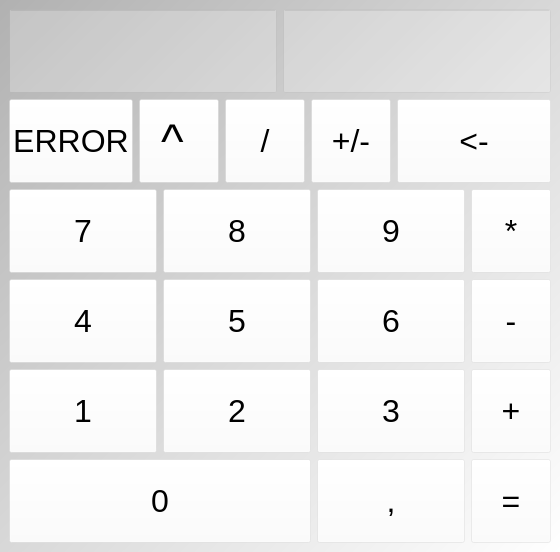
<?xml version="1.0" encoding="UTF-8"?>
<ui version="4.0">
 <class>MainWindow</class>
 <widget class="QMainWindow" name="MainWindow">
  <property name="geometry">
   <rect>
    <x>0</x>
    <y>0</y>
    <width>560</width>
    <height>552</height>
   </rect>
  </property>
  <property name="windowTitle">
   <string>MainWindow</string>
  </property>
  <property name="styleSheet">
   <string notr="true">background-color: qlineargradient(spread:pad, x1:0, y1:0, x2:1, y2:1, stop:0 rgba(177, 177, 177, 255), stop:1 rgba(255, 255, 255, 255));</string>
  </property>
  <widget class="QWidget" name="centralwidget">
   <layout class="QGridLayout" name="gridLayout">
    <item row="6" column="5">
     <widget class="QPushButton" name="mas">
      <property name="sizePolicy">
       <sizepolicy hsizetype="Minimum" vsizetype="Preferred">
        <horstretch>0</horstretch>
        <verstretch>0</verstretch>
       </sizepolicy>
      </property>
      <property name="maximumSize">
       <size>
        <width>16777215</width>
        <height>100</height>
       </size>
      </property>
      <property name="font">
       <font>
        <family>Helvetica</family>
        <pointsize>24</pointsize>
       </font>
      </property>
      <property name="styleSheet">
       <string notr="true">background-color: rgba(255, 255, 255, 61);</string>
      </property>
      <property name="text">
       <string>+</string>
      </property>
      <property name="shortcut">
       <string>+</string>
      </property>
     </widget>
    </item>
    <item row="3" column="0">
     <widget class="QPushButton" name="error_botton">
      <property name="sizePolicy">
       <sizepolicy hsizetype="Minimum" vsizetype="Preferred">
        <horstretch>0</horstretch>
        <verstretch>0</verstretch>
       </sizepolicy>
      </property>
      <property name="maximumSize">
       <size>
        <width>16777215</width>
        <height>100</height>
       </size>
      </property>
      <property name="font">
       <font>
        <family>Helvetica</family>
        <pointsize>24</pointsize>
       </font>
      </property>
      <property name="styleSheet">
       <string notr="true">background-color: rgba(255, 255, 255, 61);</string>
      </property>
      <property name="text">
       <string>ERROR</string>
      </property>
      <property name="shortcut">
       <string>Space</string>
      </property>
      <property name="checkable">
       <bool>true</bool>
      </property>
     </widget>
    </item>
    <item row="4" column="5">
     <widget class="QPushButton" name="multiplicacion">
      <property name="sizePolicy">
       <sizepolicy hsizetype="Minimum" vsizetype="Preferred">
        <horstretch>0</horstretch>
        <verstretch>0</verstretch>
       </sizepolicy>
      </property>
      <property name="maximumSize">
       <size>
        <width>16777215</width>
        <height>100</height>
       </size>
      </property>
      <property name="font">
       <font>
        <family>Helvetica</family>
        <pointsize>24</pointsize>
       </font>
      </property>
      <property name="styleSheet">
       <string notr="true">background-color: rgba(255, 255, 255, 61);</string>
      </property>
      <property name="text">
       <string>*</string>
      </property>
      <property name="shortcut">
       <string>*</string>
      </property>
     </widget>
    </item>
    <item row="3" column="2">
     <widget class="QPushButton" name="division">
      <property name="sizePolicy">
       <sizepolicy hsizetype="Minimum" vsizetype="Preferred">
        <horstretch>0</horstretch>
        <verstretch>0</verstretch>
       </sizepolicy>
      </property>
      <property name="maximumSize">
       <size>
        <width>16777215</width>
        <height>100</height>
       </size>
      </property>
      <property name="font">
       <font>
        <family>Helvetica</family>
        <pointsize>24</pointsize>
       </font>
      </property>
      <property name="styleSheet">
       <string notr="true">background-color: rgba(255, 255, 255, 61);</string>
      </property>
      <property name="text">
       <string>/</string>
      </property>
      <property name="shortcut">
       <string>/</string>
      </property>
     </widget>
    </item>
    <item row="3" column="1">
     <widget class="QPushButton" name="elevado">
      <property name="sizePolicy">
       <sizepolicy hsizetype="Minimum" vsizetype="Preferred">
        <horstretch>0</horstretch>
        <verstretch>0</verstretch>
       </sizepolicy>
      </property>
      <property name="maximumSize">
       <size>
        <width>16777215</width>
        <height>100</height>
       </size>
      </property>
      <property name="font">
       <font>
        <family>Helvetica</family>
        <pointsize>36</pointsize>
       </font>
      </property>
      <property name="styleSheet">
       <string notr="true">background-color: rgba(255, 255, 255, 61);</string>
      </property>
      <property name="text">
       <string>^ </string>
      </property>
     </widget>
    </item>
    <item row="5" column="5">
     <widget class="QPushButton" name="menos">
      <property name="sizePolicy">
       <sizepolicy hsizetype="Minimum" vsizetype="Preferred">
        <horstretch>0</horstretch>
        <verstretch>0</verstretch>
       </sizepolicy>
      </property>
      <property name="maximumSize">
       <size>
        <width>16777215</width>
        <height>100</height>
       </size>
      </property>
      <property name="font">
       <font>
        <family>Helvetica</family>
        <pointsize>24</pointsize>
       </font>
      </property>
      <property name="styleSheet">
       <string notr="true">background-color: rgba(255, 255, 255, 61);</string>
      </property>
      <property name="text">
       <string>-</string>
      </property>
      <property name="shortcut">
       <string>-</string>
      </property>
     </widget>
    </item>
    <item row="7" column="5">
     <widget class="QPushButton" name="igual">
      <property name="sizePolicy">
       <sizepolicy hsizetype="Minimum" vsizetype="Preferred">
        <horstretch>0</horstretch>
        <verstretch>0</verstretch>
       </sizepolicy>
      </property>
      <property name="maximumSize">
       <size>
        <width>16777215</width>
        <height>100</height>
       </size>
      </property>
      <property name="font">
       <font>
        <family>Helvetica</family>
        <pointsize>24</pointsize>
       </font>
      </property>
      <property name="styleSheet">
       <string notr="true">background-color: rgba(255, 255, 255, 61);</string>
      </property>
      <property name="text">
       <string>=</string>
      </property>
      <property name="shortcut">
       <string>=</string>
      </property>
     </widget>
    </item>
    <item row="4" column="0" rowspan="4" colspan="5">
     <layout class="QGridLayout" name="gridLayout_2">
      <item row="1" column="0">
       <widget class="QPushButton" name="botton4">
        <property name="sizePolicy">
         <sizepolicy hsizetype="Minimum" vsizetype="Preferred">
          <horstretch>0</horstretch>
          <verstretch>0</verstretch>
         </sizepolicy>
        </property>
        <property name="maximumSize">
         <size>
          <width>16777215</width>
          <height>100</height>
         </size>
        </property>
        <property name="font">
         <font>
          <family>Helvetica</family>
          <pointsize>24</pointsize>
         </font>
        </property>
        <property name="styleSheet">
         <string notr="true">background-color: rgba(255, 255, 255, 61);</string>
        </property>
        <property name="text">
         <string>4</string>
        </property>
        <property name="shortcut">
         <string>4</string>
        </property>
       </widget>
      </item>
      <item row="2" column="0">
       <widget class="QPushButton" name="boton1">
        <property name="sizePolicy">
         <sizepolicy hsizetype="Minimum" vsizetype="Preferred">
          <horstretch>0</horstretch>
          <verstretch>0</verstretch>
         </sizepolicy>
        </property>
        <property name="maximumSize">
         <size>
          <width>16777215</width>
          <height>100</height>
         </size>
        </property>
        <property name="font">
         <font>
          <family>Helvetica</family>
          <pointsize>24</pointsize>
         </font>
        </property>
        <property name="styleSheet">
         <string notr="true">background-color: rgba(255, 255, 255, 61);</string>
        </property>
        <property name="text">
         <string>1</string>
        </property>
        <property name="shortcut">
         <string>1</string>
        </property>
       </widget>
      </item>
      <item row="1" column="1">
       <widget class="QPushButton" name="boton5">
        <property name="sizePolicy">
         <sizepolicy hsizetype="Minimum" vsizetype="Preferred">
          <horstretch>0</horstretch>
          <verstretch>0</verstretch>
         </sizepolicy>
        </property>
        <property name="maximumSize">
         <size>
          <width>16777215</width>
          <height>100</height>
         </size>
        </property>
        <property name="font">
         <font>
          <family>Helvetica</family>
          <pointsize>24</pointsize>
         </font>
        </property>
        <property name="styleSheet">
         <string notr="true">background-color: rgba(255, 255, 255, 61);</string>
        </property>
        <property name="text">
         <string>5</string>
        </property>
        <property name="shortcut">
         <string>5</string>
        </property>
       </widget>
      </item>
      <item row="0" column="0">
       <widget class="QPushButton" name="boton7">
        <property name="sizePolicy">
         <sizepolicy hsizetype="Minimum" vsizetype="Preferred">
          <horstretch>0</horstretch>
          <verstretch>0</verstretch>
         </sizepolicy>
        </property>
        <property name="maximumSize">
         <size>
          <width>16777215</width>
          <height>100</height>
         </size>
        </property>
        <property name="font">
         <font>
          <family>Helvetica</family>
          <pointsize>24</pointsize>
         </font>
        </property>
        <property name="styleSheet">
         <string notr="true">background-color: rgba(255, 255, 255, 61);</string>
        </property>
        <property name="text">
         <string>7</string>
        </property>
        <property name="shortcut">
         <string>7</string>
        </property>
       </widget>
      </item>
      <item row="0" column="1">
       <widget class="QPushButton" name="boton8">
        <property name="sizePolicy">
         <sizepolicy hsizetype="Minimum" vsizetype="Preferred">
          <horstretch>0</horstretch>
          <verstretch>0</verstretch>
         </sizepolicy>
        </property>
        <property name="maximumSize">
         <size>
          <width>16777215</width>
          <height>100</height>
         </size>
        </property>
        <property name="font">
         <font>
          <family>Helvetica</family>
          <pointsize>24</pointsize>
         </font>
        </property>
        <property name="styleSheet">
         <string notr="true">background-color: rgba(255, 255, 255, 61);</string>
        </property>
        <property name="text">
         <string>8</string>
        </property>
        <property name="shortcut">
         <string>8</string>
        </property>
       </widget>
      </item>
      <item row="0" column="2">
       <widget class="QPushButton" name="boton9">
        <property name="sizePolicy">
         <sizepolicy hsizetype="Minimum" vsizetype="Preferred">
          <horstretch>0</horstretch>
          <verstretch>0</verstretch>
         </sizepolicy>
        </property>
        <property name="maximumSize">
         <size>
          <width>16777215</width>
          <height>100</height>
         </size>
        </property>
        <property name="font">
         <font>
          <family>Helvetica</family>
          <pointsize>24</pointsize>
         </font>
        </property>
        <property name="styleSheet">
         <string notr="true">background-color: rgba(255, 255, 255, 61);</string>
        </property>
        <property name="text">
         <string>9</string>
        </property>
        <property name="shortcut">
         <string>9</string>
        </property>
       </widget>
      </item>
      <item row="2" column="1">
       <widget class="QPushButton" name="boton2">
        <property name="sizePolicy">
         <sizepolicy hsizetype="Minimum" vsizetype="Preferred">
          <horstretch>0</horstretch>
          <verstretch>0</verstretch>
         </sizepolicy>
        </property>
        <property name="maximumSize">
         <size>
          <width>16777215</width>
          <height>100</height>
         </size>
        </property>
        <property name="font">
         <font>
          <family>Helvetica</family>
          <pointsize>24</pointsize>
         </font>
        </property>
        <property name="styleSheet">
         <string notr="true">background-color: rgba(255, 255, 255, 61);</string>
        </property>
        <property name="text">
         <string>2</string>
        </property>
        <property name="shortcut">
         <string>2</string>
        </property>
       </widget>
      </item>
      <item row="1" column="2">
       <widget class="QPushButton" name="boton6">
        <property name="sizePolicy">
         <sizepolicy hsizetype="Minimum" vsizetype="Preferred">
          <horstretch>0</horstretch>
          <verstretch>0</verstretch>
         </sizepolicy>
        </property>
        <property name="maximumSize">
         <size>
          <width>16777215</width>
          <height>100</height>
         </size>
        </property>
        <property name="font">
         <font>
          <family>Helvetica</family>
          <pointsize>24</pointsize>
         </font>
        </property>
        <property name="styleSheet">
         <string notr="true">background-color: rgba(255, 255, 255, 61);</string>
        </property>
        <property name="text">
         <string>6</string>
        </property>
        <property name="shortcut">
         <string>6</string>
        </property>
       </widget>
      </item>
      <item row="2" column="2">
       <widget class="QPushButton" name="boton3">
        <property name="sizePolicy">
         <sizepolicy hsizetype="Minimum" vsizetype="Preferred">
          <horstretch>0</horstretch>
          <verstretch>0</verstretch>
         </sizepolicy>
        </property>
        <property name="maximumSize">
         <size>
          <width>16777215</width>
          <height>100</height>
         </size>
        </property>
        <property name="font">
         <font>
          <family>Helvetica</family>
          <pointsize>24</pointsize>
         </font>
        </property>
        <property name="styleSheet">
         <string notr="true">background-color: rgba(255, 255, 255, 61);</string>
        </property>
        <property name="text">
         <string>3</string>
        </property>
        <property name="shortcut">
         <string>3</string>
        </property>
       </widget>
      </item>
      <item row="3" column="2">
       <widget class="QPushButton" name="coma">
        <property name="sizePolicy">
         <sizepolicy hsizetype="Minimum" vsizetype="Preferred">
          <horstretch>0</horstretch>
          <verstretch>0</verstretch>
         </sizepolicy>
        </property>
        <property name="maximumSize">
         <size>
          <width>16777215</width>
          <height>100</height>
         </size>
        </property>
        <property name="font">
         <font>
          <family>Helvetica</family>
          <pointsize>24</pointsize>
         </font>
        </property>
        <property name="styleSheet">
         <string notr="true">background-color: rgba(255, 255, 255, 61);</string>
        </property>
        <property name="text">
         <string>,</string>
        </property>
       </widget>
      </item>
      <item row="3" column="0" colspan="2">
       <widget class="QPushButton" name="botton0">
        <property name="sizePolicy">
         <sizepolicy hsizetype="Minimum" vsizetype="Preferred">
          <horstretch>0</horstretch>
          <verstretch>0</verstretch>
         </sizepolicy>
        </property>
        <property name="maximumSize">
         <size>
          <width>16777215</width>
          <height>100</height>
         </size>
        </property>
        <property name="font">
         <font>
          <family>Helvetica</family>
          <pointsize>24</pointsize>
         </font>
        </property>
        <property name="styleSheet">
         <string notr="true">background-color: rgba(255, 255, 255, 61);</string>
        </property>
        <property name="text">
         <string>0</string>
        </property>
        <property name="shortcut">
         <string>0</string>
        </property>
       </widget>
      </item>
     </layout>
    </item>
    <item row="0" column="0" colspan="6">
     <layout class="QHBoxLayout" name="horizontalLayout">
      <property name="sizeConstraint">
       <enum>QLayout::SetDefaultConstraint</enum>
      </property>
      <item>
       <widget class="QLineEdit" name="datos">
        <property name="sizePolicy">
         <sizepolicy hsizetype="Expanding" vsizetype="Preferred">
          <horstretch>0</horstretch>
          <verstretch>0</verstretch>
         </sizepolicy>
        </property>
        <property name="maximumSize">
         <size>
          <width>16777215</width>
          <height>100</height>
         </size>
        </property>
        <property name="font">
         <font>
          <family>Helvetica</family>
          <pointsize>24</pointsize>
         </font>
        </property>
        <property name="styleSheet">
         <string notr="true">background-color: rgba(255, 255, 255, 61);</string>
        </property>
        <property name="text">
         <string/>
        </property>
        <property name="readOnly">
         <bool>true</bool>
        </property>
       </widget>
      </item>
      <item>
       <widget class="QLineEdit" name="error">
        <property name="sizePolicy">
         <sizepolicy hsizetype="Expanding" vsizetype="Preferred">
          <horstretch>0</horstretch>
          <verstretch>0</verstretch>
         </sizepolicy>
        </property>
        <property name="maximumSize">
         <size>
          <width>16777215</width>
          <height>100</height>
         </size>
        </property>
        <property name="font">
         <font>
          <family>Helvetica</family>
          <pointsize>24</pointsize>
         </font>
        </property>
        <property name="styleSheet">
         <string notr="true">background-color: rgba(255, 255, 255, 61);</string>
        </property>
        <property name="text">
         <string/>
        </property>
        <property name="readOnly">
         <bool>true</bool>
        </property>
       </widget>
      </item>
     </layout>
    </item>
    <item row="3" column="3">
     <widget class="QPushButton" name="masmenos">
      <property name="sizePolicy">
       <sizepolicy hsizetype="Minimum" vsizetype="Preferred">
        <horstretch>0</horstretch>
        <verstretch>0</verstretch>
       </sizepolicy>
      </property>
      <property name="maximumSize">
       <size>
        <width>16777215</width>
        <height>100</height>
       </size>
      </property>
      <property name="font">
       <font>
        <family>Helvetica</family>
        <pointsize>24</pointsize>
       </font>
      </property>
      <property name="styleSheet">
       <string notr="true">background-color: rgba(255, 255, 255, 61);</string>
      </property>
      <property name="text">
       <string>+/-</string>
      </property>
     </widget>
    </item>
    <item row="3" column="4" colspan="2">
     <widget class="QPushButton" name="borrar">
      <property name="sizePolicy">
       <sizepolicy hsizetype="Minimum" vsizetype="Preferred">
        <horstretch>0</horstretch>
        <verstretch>0</verstretch>
       </sizepolicy>
      </property>
      <property name="maximumSize">
       <size>
        <width>16777215</width>
        <height>100</height>
       </size>
      </property>
      <property name="font">
       <font>
        <family>Helvetica</family>
        <pointsize>24</pointsize>
       </font>
      </property>
      <property name="styleSheet">
       <string notr="true">background-color: rgba(255, 255, 255, 61);</string>
      </property>
      <property name="text">
       <string>&lt;-</string>
      </property>
      <property name="shortcut">
       <string>Backspace</string>
      </property>
     </widget>
    </item>
   </layout>
  </widget>
  <widget class="QMenuBar" name="menubar">
   <property name="geometry">
    <rect>
     <x>0</x>
     <y>0</y>
     <width>560</width>
     <height>22</height>
    </rect>
   </property>
  </widget>
 </widget>
 <resources/>
 <connections/>
</ui>
